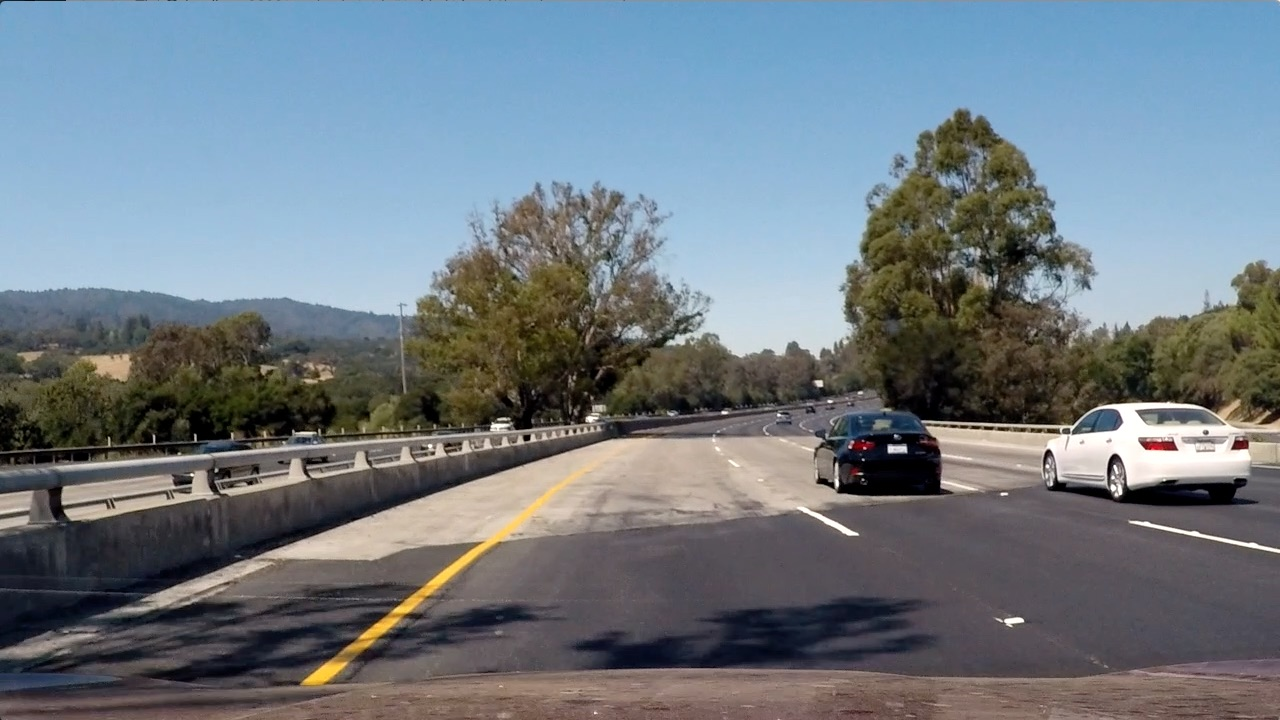
#> input picture test4.jpg, 1280 x 720 px, given in place of 4.jpg, which was not available
$ python test.py
#> lines starting #> are read from the running program, lines starting #| are printed output that depends on the picture
import cv2
from util import *

img_path = 'testing/4.jpg'

img = cv2.imread(img_path)
#> img is the input picture: shape (720, 1280, 3); mean B, G, R 130.9, 122.7, 112.2
print('img shape: ', img.shape)
#| img shape:  (720, 1280, 3)

img_patch = img[200:232, 200:232]
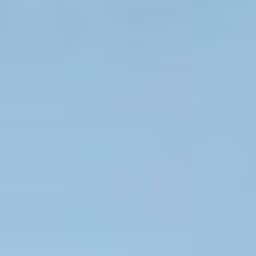
#> img_patch: shape (32, 32, 3) (shown 8 times larger); mean B, G, R 219.7, 192.2, 157.4
print('img patch shape: ', img_patch.shape)
#| img patch shape:  (32, 32, 3)

#> (the run stopped early here; a loop or call above may not have finished)

$ run again, on examples/HOG_example.jpg
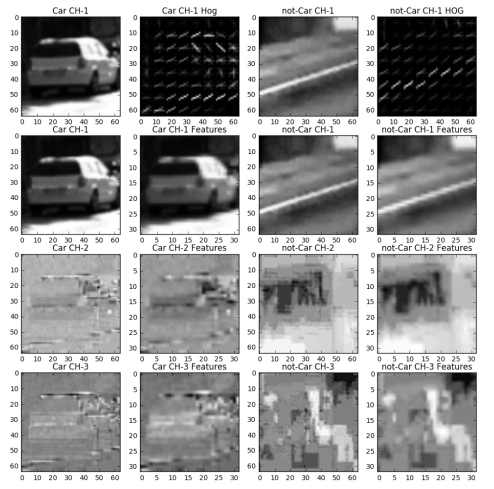
#> input picture examples/HOG_example.jpg, 988 x 978 px, given in place of 4.jpg, which was not available (shown at 1/2 size)
#> img is the input picture: shape (978, 988, 3); min 0, max 255, mean 154
#| img shape:  (978, 988, 3)
#> `img_patch = img[200:232, 200:232]`:
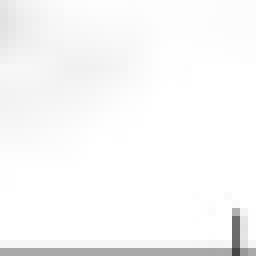
#> img_patch: shape (32, 32, 3) (shown 8 times larger); min 69, max 255, mean 248.2
#| img patch shape:  (32, 32, 3)

$ run again, on examples/dog.jpg
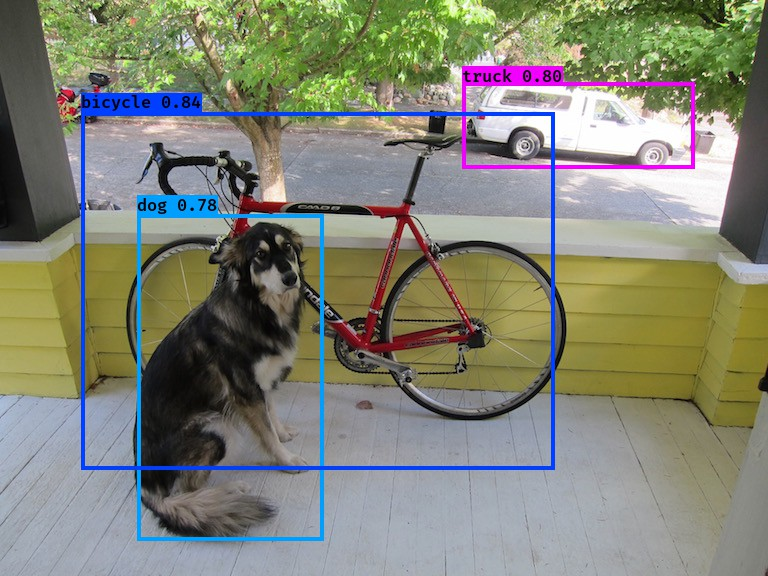
#> input picture examples/dog.jpg, 768 x 576 px, given in place of 4.jpg, which was not available
#> img is the input picture: shape (576, 768, 3); mean B, G, R 118.4, 132.5, 130.2
#| img shape:  (576, 768, 3)
#> `img_patch = img[200:232, 200:232]`:
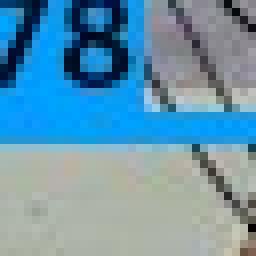
#> img_patch: shape (32, 32, 3) (shown 8 times larger); mean B, G, R 172.6, 148.6, 102.3
#| img patch shape:  (32, 32, 3)
